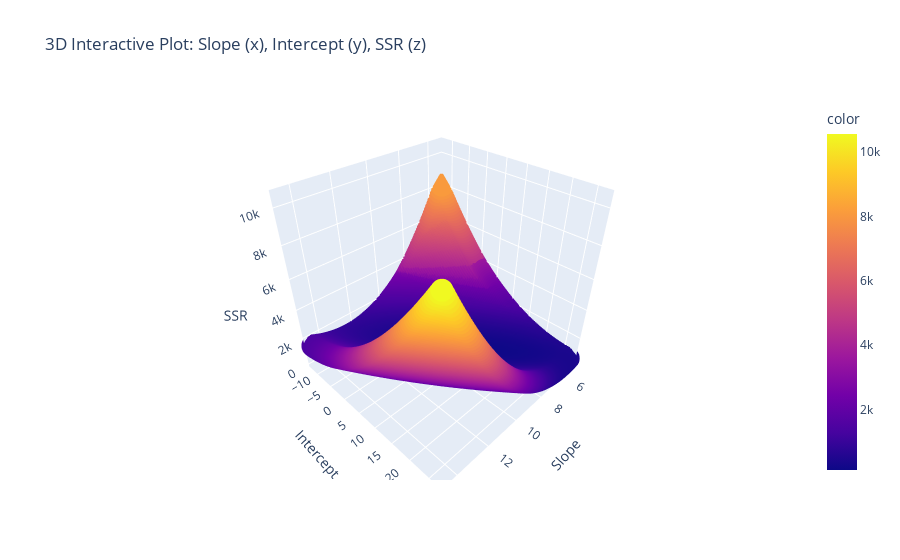

Notebook source saved alongside this figure:
### Markdown cell above
Line Fit Search

- Make all point pairs → get slope & intercept for each  
- Compute avg ± std for slope & intercept → define search range  
- Create grid of 100×100 slope–intercept combinations  
- For each combo, calculate predictions → get SSR  
- Find combo with minimum SSR → best fit line  
- Plot (slope, intercept, SSR) in 3D → SSR minima shows best fit

### Code cell
def plot_3d():
  import plotly.express as px

  slopes_ = []
  intercepts_ = []

  for i_idx in range(len(x)):
    for j_idx in range(i_idx + 1, len(x)):
      dx = x[j_idx] - x[i_idx]
      if dx != 0:
        slope_val = (y[j_idx] - y[i_idx]) / dx
        intercept_val = y[i_idx] - slope_val * x[i_idx]

        slopes_.append(slope_val)
        intercepts_.append(intercept_val)

  avg_slope = np.mean(slopes_)
  avg_intercept = np.mean(intercepts_)
  std_slope = np.std(slopes_)
  std_intercept = np.std(intercepts_)

  steps = 100
  slopes_ = np.linspace(avg_slope - std_slope, avg_slope + std_slope, steps)
  intercepts_ = np.linspace(avg_intercept - std_intercept, avg_intercept + std_intercept, steps)

  slopes = []
  intercepts = []
  ssrs = []

  plt.figure(figsize=(10, 7))
  plt.scatter(x, y, color='blue')
  for slope_val in slopes_:
    for intercept_val in intercepts_:
      y_pred = slope_val * x + intercept_val
      ssr = np.sum((y - y_pred) ** 2)
      slopes.append(slope_val)
      intercepts.append(intercept_val)
      ssrs.append(ssr)
      plt.plot(x, y_pred, color='red', alpha=0.1)

  fig = px.scatter_3d(
      x=slopes,
      y=intercepts,
      z=ssrs,
      color=ssrs,
      labels={'x': 'Slope', 'y': 'Intercept', 'z': 'SSR'},
      title="3D Interactive Plot: Slope (x), Intercept (y), SSR (z)"
  )

  best_idx = np.argmin(ssrs)
  best_slope = slopes[best_idx]
  best_intercept = intercepts[best_idx]

  y_pred = best_slope * x + best_intercept
  plt.plot(x, y_pred, color='g', linewidth=2)
  plt.title(
      f"Best Fit Line: y = {best_slope:.2f}x + {best_intercept:.2f}, SSR = {ssrs[best_idx]:.2f}, RMSE = {np.sqrt(ssrs[best_idx] / len(x)):.2f}")
  plt.xlim(0, max(x) + 1)

  print(
      f"Slope (mean ± std): {avg_slope:.2f} ± {std_slope:.2f}, Intercept (mean ± std): {avg_intercept:.2f} ± {std_intercept:.2f}")
  print(
      f"Slope range: [{slopes_[0]:.2f}, {slopes_[-1]:.2f}], Intercept range: [{intercepts_[0]:.2f}, {intercepts_[-1]:.2f}]")
  print(
      f"Total slopes: {len(slopes_)}, Total intercepts: {len(intercepts_)}, Total pairs: {len(slopes_) * len(intercepts_)}")

  print(f"Best Slope: {best_slope:.2f}, Best Intercept: {best_intercept:.2f}")
  print(f"Best SSR: {ssrs[best_idx]:.2f}")
  print(f"Best RMSE: {np.sqrt(ssrs[best_idx] / len(x)):.2f}")

  plt.show()
  fig.show()


plot_3d()

### Figure 1 — Plotly figure (JSON) as saved in the notebook; plotly's stock layout.template omitted (floating-point values rounded to 4 significant figures; data arrays with more than 128 entries replaced by an {"elided": "..."} marker saying what was removed)
{"data": [{"hovertemplate": "Slope=%{x}<br>Intercept=%{y}<br>SSR=%{z}<br>color=%{marker.color}<extra></extra>", "legendgroup": "", "marker": {"color": {"elided": "10000 float values"}, "coloraxis": "coloraxis", "symbol": "circle"}, "mode": "markers", "name": "", "scene": "scene", "showlegend": false, "type": "scatter3d", "x": {"elided": "10000 float values"}, "y": {"elided": "10000 float values"}, "z": {"elided": "10000 float values"}}], "layout": {"coloraxis": {"colorbar": {"title": {"text": "color"}}, "colorscale": [[0, "#0d0887"], [0.1111, "#46039f"], [0.2222, "#7201a8"], [0.3333, "#9c179e"], [0.4444, "#bd3786"], [0.5556, "#d8576b"], [0.6667, "#ed7953"], [0.7778, "#fb9f3a"], [0.8889, "#fdca26"], [1, "#f0f921"]]}, "legend": {"tracegroupgap": 0}, "scene": {"domain": {"x": [0, 1], "y": [0, 1]}, "xaxis": {"title": {"text": "Slope"}}, "yaxis": {"title": {"text": "Intercept"}}, "zaxis": {"title": {"text": "SSR"}}}, "title": {"text": "3D Interactive Plot: Slope (x), Intercept (y), SSR (z)"}}}
